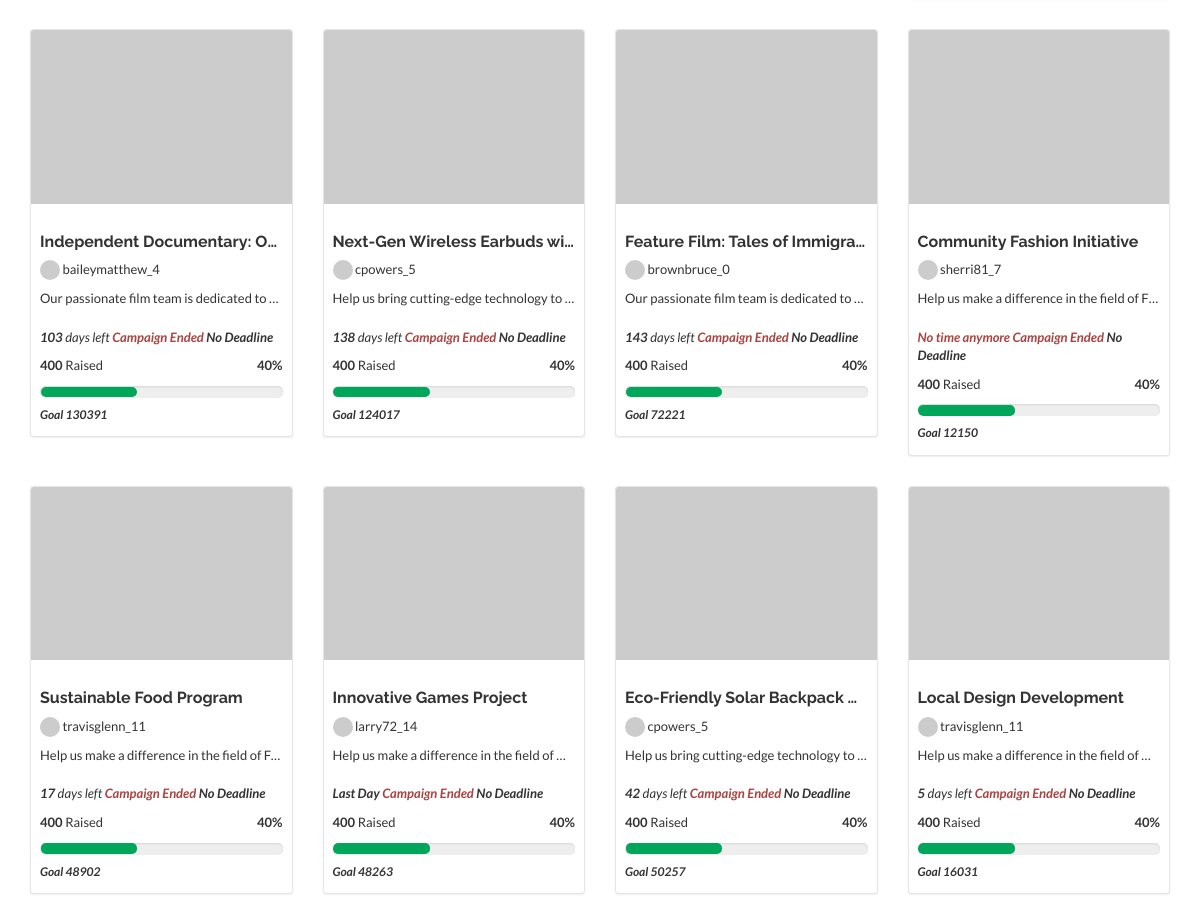
/campaign/campaigns/ (middle part), run on an earlier commit of the app's database.
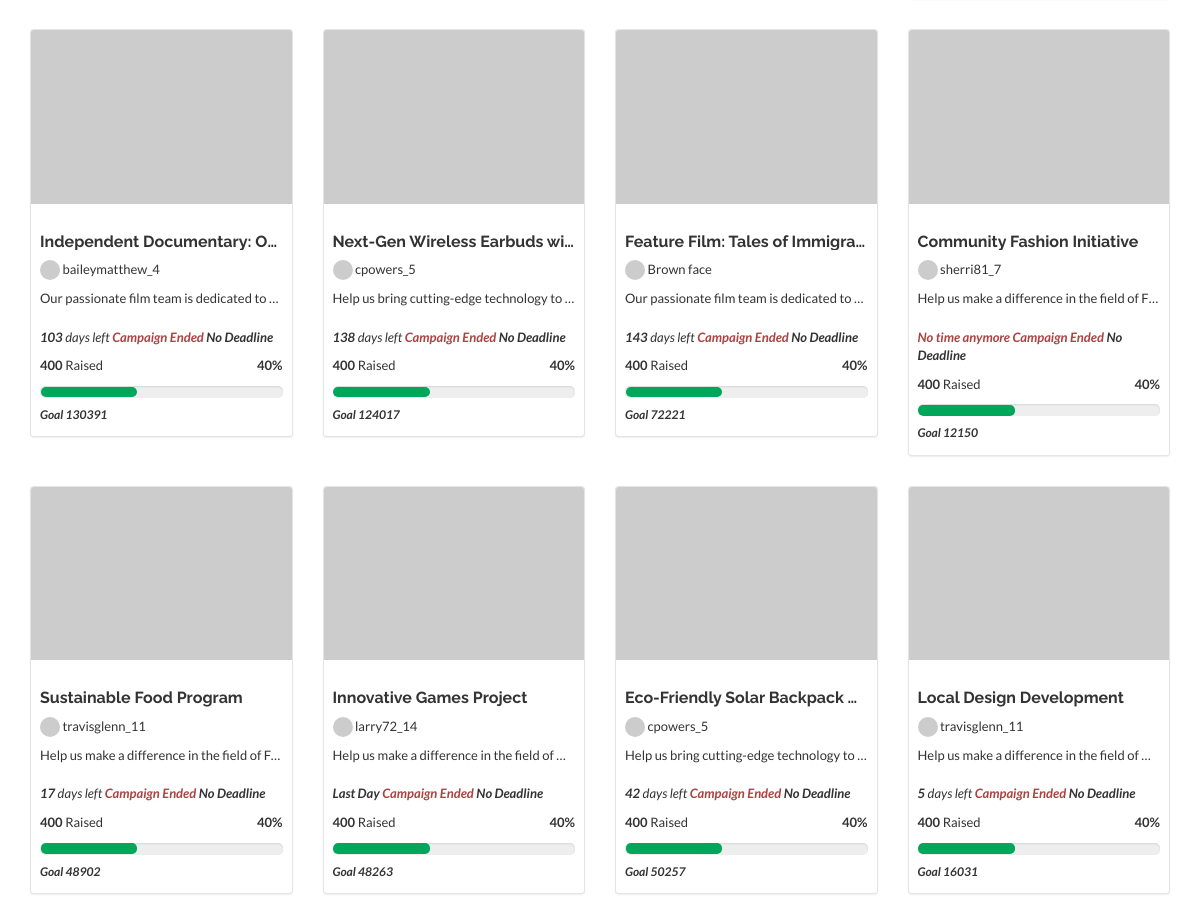
And on a later commit of the database.
### campaign/models.py (models this page shows, shortened)
class Campaign(models.Model):
    id = models.UUIDField(primary_key=True, default=uuid.uuid4, editable=False)
    title = models.CharField(max_length=255)
    description = models.TextField()
    user = models.ForeignKey(User, on_delete=models.DO_NOTHING)
    category = models.ForeignKey(Category, on_delete=models.CASCADE)
    date = models.DateTimeField(default=now, blank=True)
    status = models.CharField(max_length=20, default="pending")
    image = models.ImageField(upload_to="campaigns")
    goal = models.IntegerField()
    location = models.CharField(max_length=150)
    deadline = models.DateField()
    def image_url(self):
        return self.image.url if self.image else "https://placehold.co/600x400?text=No+Image"
    def days_remaining(self):
        delta = self.deadline - datetime.now().date()
        return delta.days

### accounts/models.py (models this page shows, shortened)
class User(AbstractUser):
    username = models.CharField(
        "username",
        max_length=50,
        unique=True,
        help_text="Required. 50 characters or fewer. Letters, digits and @/./+/-/_ only.",
        error_messages={
            "unique": "A user with this username already exists.",
        },
    )
    email = models.EmailField(
        unique=True,
        blank=False,
        error_messages={
            "unique": "A user with this email already exists.",
        },
    )
    status = models.CharField(max_length=20, default="active")
    avatar = models.ImageField(upload_to="avatars/", null=True, blank=True)
    country = models.ForeignKey(Country, on_delete=models.SET_NULL, null=True)
    USERNAME_FIELD = "email"
    REQUIRED_FIELDS = ["username"]

### campaign/views.py (the view, shortened to what this page needs)
# urls.py: path('campaigns/', CampaignListView.as_view(), name='campaign-list'),
class CampaignListView(ListView):
    model = Campaign
    template_name = "campaigns/list.html"
    context_object_name = "campaigns"
    paginate_by = 12  # Show 12 campaigns per page
    def get_queryset(self):
        queryset = Campaign.objects.prefetch_related("user").order_by('-date')
        query = self.request.GET.get('q')
        return queryset
    def get_context_data(self, **kwargs):
        context = super().get_context_data(**kwargs)
        context['search_term'] = self.request.GET.get('q', '')
        return context

### core/context_processors.py (called while the page is built)
def categories(request):
    cats = Category.objects.prefetch_related("campaign_set").all()[:5]
    return {'categories': cats}

### templates/campaigns/list.html (shortened to what this page needs)
{% extends 'base.html' %}
{% load static %}
{% load humanize %}
{% block content %}
<div class="container margin-bottom-40">
    <div class="row">
        <div class="col-md-12">
            <div class="row">
                {% if campaigns %}
                    {% for campaign in campaigns %}
                        {% include 'includes/campaign.html' with campaign=campaign %}
                    {% endfor %}
                {% endif %}
            </div>
        </div>
    </div>
</div>
{% endblock %}

### templates/includes/campaign.html (shortened to what this page needs)
<div class="col-xs-12 col-sm-6 col-md-3 col-thumb">
    <div class="thumbnail padding-top-zero">
        <a class="position-relative btn-block img-grid" href="#">
            <img title="{{ campaign.title }}" src="{{ campaign.image_url }}" class="image-url img-responsive btn-block radius-image"/>
        </a>
        <div class="caption">
            <h1 class="title-campaigns font-default">
                <a title="{{ campaign.title }}" class="item-link" href="{% url 'campaign:campaign-detail' campaign.id %}">
                    {{ campaign.title }}
                </a>
            </h1>
            <p class="desc-campaigns">
                {% if campaign.user %}
                    <img src="{{ campaign.image_url }}" width="20" height="20" class="img-circle avatar-campaign"/> {{ campaign.user.username }}
                {% else %}
                    <img src="" width="20" height="20" class="img-circle avatar-campaign"/> User not available
                {% endif %}
            </p>
            <p class="desc-campaigns text-overflow">
                {{ campaign.description.strip|safe }}
            </p>
            <p class="desc-campaigns">
              <span class="stats-campaigns margin-bottom-zero">
                <em>
                  {% if campaign.deadline %}
                      {% if campaign.days_remaining > 0 %}
                          <strong>{{ campaign.days_remaining }}</strong> days left
                      {% elif campaign.days_remaining == 0 %}
                          <strong>Last Day</strong>
                      {% else %}
                          <strong class="text-danger">No time anymore</strong>
                      {% endif %}
                  {% endif %}
                    <strong class="text-danger">Campaign Ended</strong>
                    <strong>No Deadline</strong>
                </em>
              </span>
                <span class="stats-campaigns">
                    <span class="pull-left">
                        <strong>400</strong>
                        Raised
                    </span>
                    <span class="pull-right">
                        <strong>40%</strong>
                    </span>
                </span>
                <span class="progress">
                    <span class="percentage" style="width: 40%" aria-valuemin="0" aria-valuemax="100" role="progressbar"></span>
                </span>
            </p>
            <h6 class="margin-bottom-zero">
                <em><strong>Goal {{ campaign.goal }}</strong></em>
            </h6>
        </div>
    </div>
</div>

What changed in the data, as far as the page shows it:
changed through a linked row, Campaign "Feature Film: Tales of Immigra…": user.username "brownbruce_0" → "Brown face"
